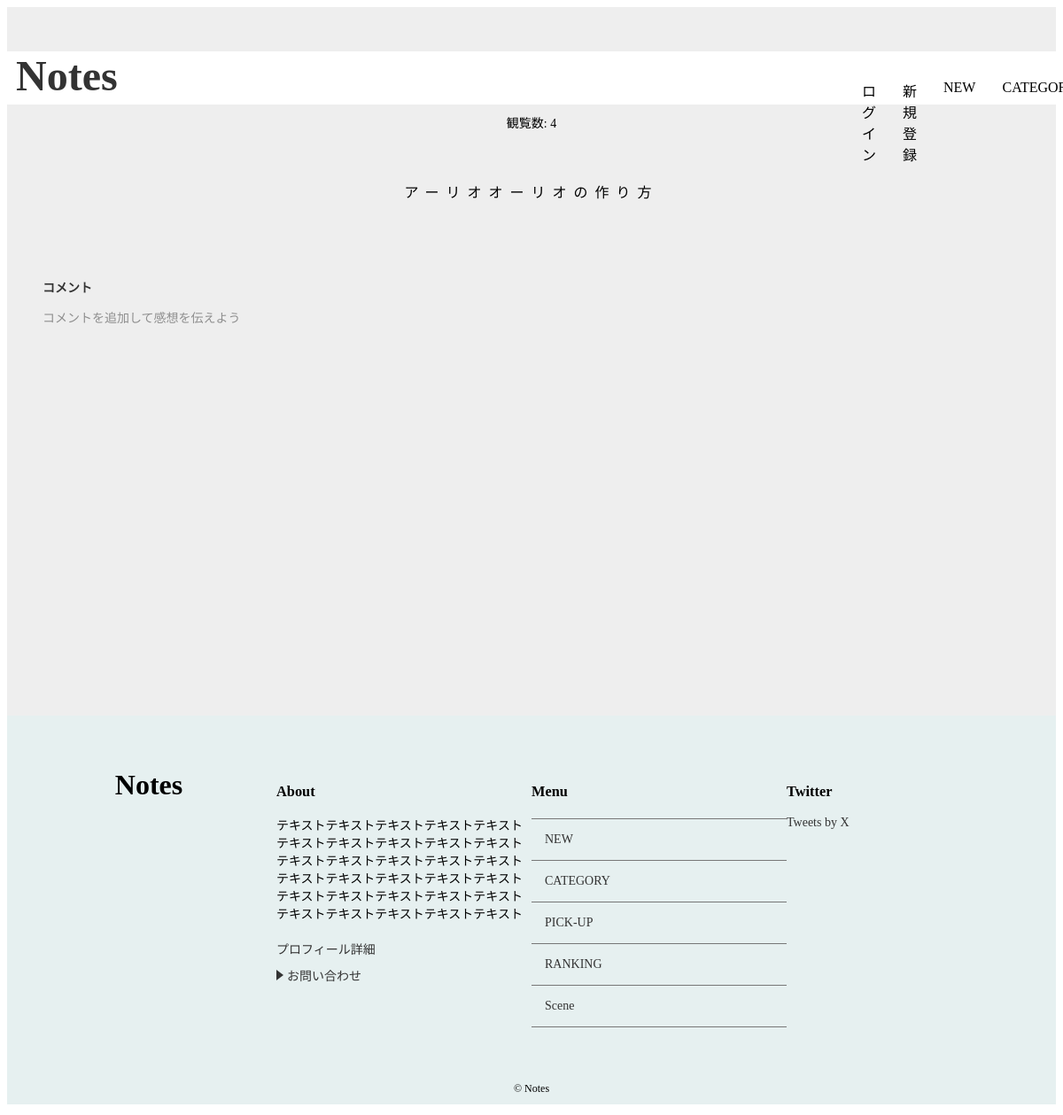
Page /detail/6/ on the earlier database version.
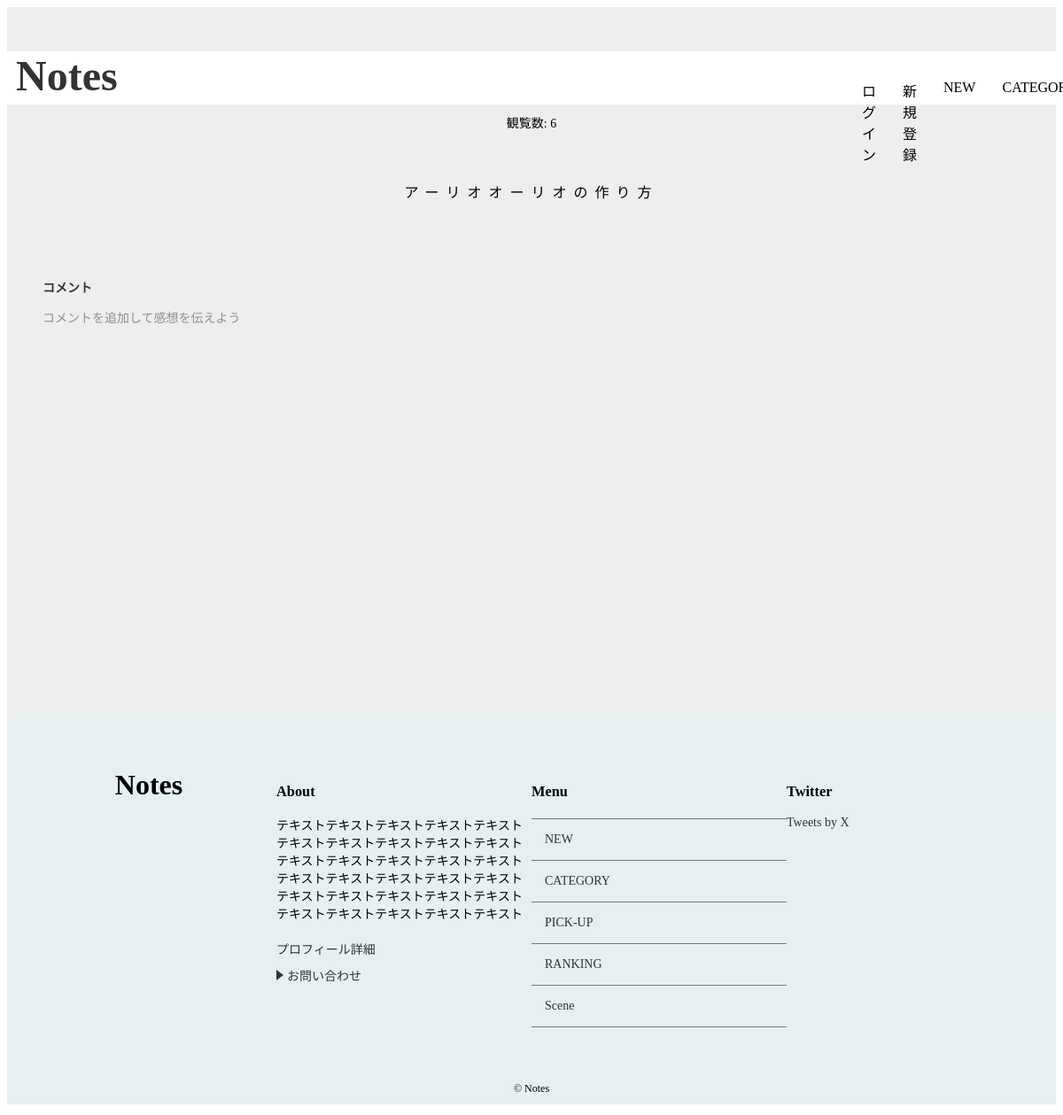
Same page on the later database version.
### notes/models.py (models this page shows, shortened)
class Post(models.Model):
    title = models.CharField('タイトル',max_length=255)
    image = models.ImageField(upload_to='images',verbose_name='イメージ画像',null=True, blank=True)
    text = models.TextField('本文')
    author = models.ForeignKey(User, on_delete=models.CASCADE, verbose_name='著者', null=True, blank=True)
    created_at = models.DateTimeField('作成日',default=timezone.now)
    category = models.ForeignKey(Category,verbose_name='カテゴリ',on_delete=models.PROTECT)
    views = models.PositiveIntegerField(default=1)
    tags = TaggableManager()

### notes/views.py (the view)
# urls.py: path('detail/<int:pk>/',views.DetailView.as_view(),name='detail'),
class DetailView(generic.DetailView):
    model = Post
    def get(self, request, *args, **kwargs):
        response = super().get(request, *args, **kwargs)
        post = self.get_object()
        post.views += 1
        post.save()
        return response

### notes/context_processors.py (called while the page is built)
def common(repuest):
    context = {
        'category_list':Category.objects.all(),
    }
    return context

### notes/models.py (called while the page is built)
    def __str__(self):
        return self.name

### notes/templates/notes/post_detail.html (shortened to what this page needs)
{% extends 'notes/base.html' %}
{% load static %}
{% block extra_css %}
<link rel="stylesheet" href="{% static 'notes/css/detail.css' %}">
{% endblock %}
{% block content %}
{% if post %}
<div id="post-detail-container">
  <div id="post-detail" class="wrapper">
    <div id="post-detail-title">{{ post.title }}</div>
    <div id="post-detail-created_at">
    </div>
    <p>観覧数: {{ post.views }}</p>
    <div id="post-detail-text">
      {{ post.text|linebreaksbr }}
    </div>
    {% else %}
    <p>データが見つかりませんでした。</p>
  {% endif %}
  </div>
    <div id="post-detail-comments" class="wrapper">
    <div id="comment-btn">
      <a  href="{% url 'notes:comment' post.pk %}">コメント</a>
      <p>コメントを追加して感想を伝えよう</p>
    </div>
  </div>
</div>
{% endblock %}

Differences in the rows shown:
changed Post "アーリオオーリオの作り方": views "4" → "6"
